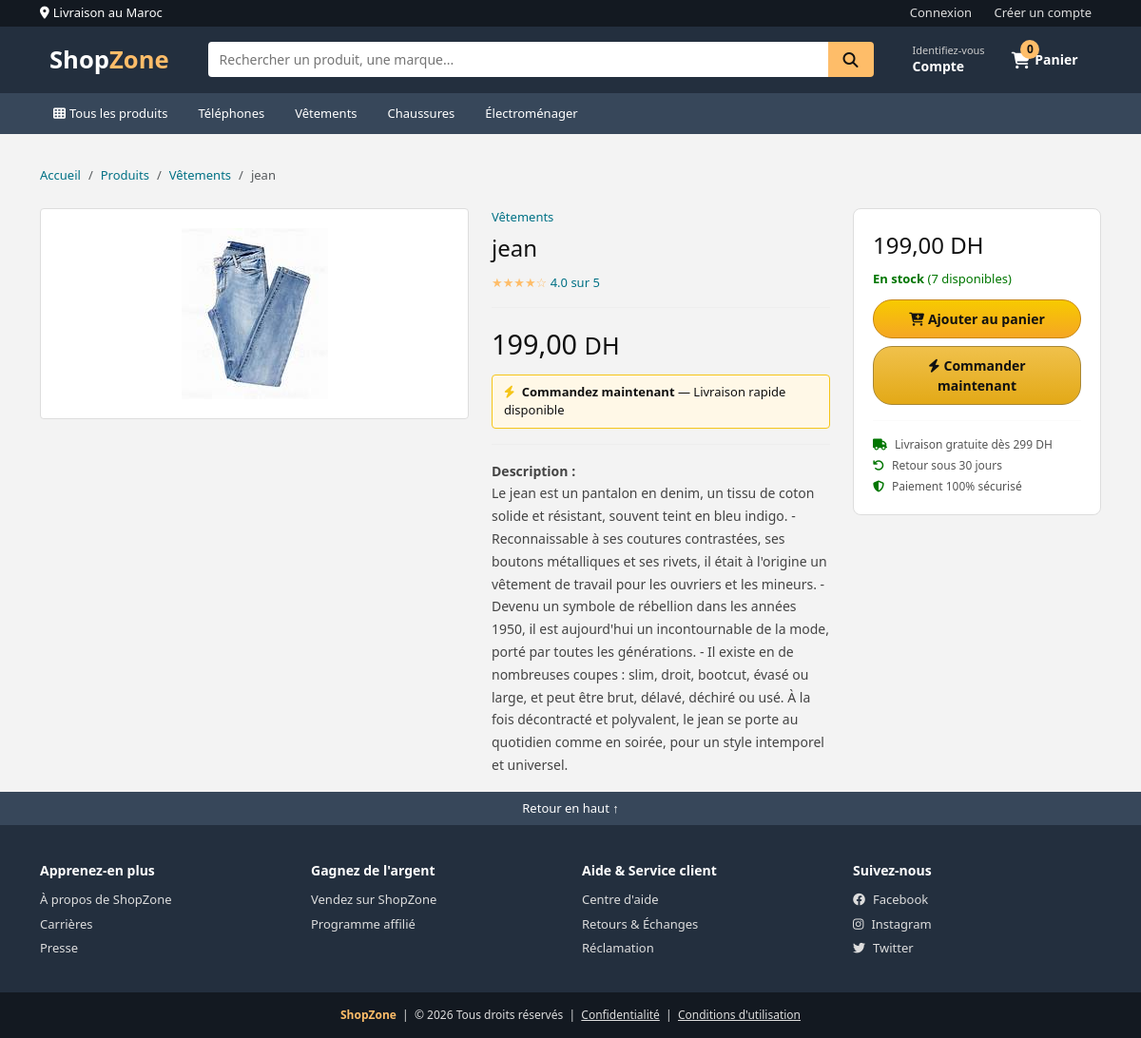
/produits/2/, run on the app's committed database.
### store/models.py (models this page shows, shortened)
class Produit(models.Model):
    nom = models.CharField(max_length=200)
    description = models.TextField()
    prix = models.DecimalField(max_digits=10, decimal_places=2)
    image = models.ImageField(upload_to='produits/', blank=True, null=True)
    categorie = models.ForeignKey(Categorie, on_delete=models.CASCADE)
    quantite_stock = models.IntegerField(default=0)
    date_ajout = models.DateTimeField(auto_now_add=True)

class Categorie(models.Model):
    nom = models.CharField(max_length=100)
    description = models.TextField(blank=True)
    class Meta:
        verbose_name_plural = "Catégories"

### store/views.py (the view)
# urls.py: path('produits/<int:id>/', views.detail_produit, name='detail_produit'),
def detail_produit(request, id):
    produit = get_object_or_404(Produit, id=id)
    produits_similaires = Produit.objects.filter(
        categorie=produit.categorie
    ).exclude(id=id)[:4]
    return render(request, 'store/detail_produit.html', {
        'produit': produit,
        'produits_similaires': produits_similaires,
    })

### ecommerce/__init__.py (called while the page is built)
def patched_copy(x):
    if isinstance(x, RenderContext):
        new_context = RenderContext()
        new_context.dicts = x.dicts[:]
        return new_context
    return original_copy(x)

### store/context_processors.py (called while the page is built)
def panier_count(request):
    count = 0
    if request.user.is_authenticated:
        try:
            count = Panier.objects.filter(utilisateur=request.user).count()
        except Exception:
            count = 0
    return {'panier_count': count}

### store/templates/store/detail_produit.html (shortened to what this page needs)
{% extends 'store/base.html' %}
{% block content %}
<div class="container py-3">
    <nav aria-label="breadcrumb">
        <ol class="breadcrumb">
            <li class="breadcrumb-item"><a href="{% url 'accueil' %}">Accueil</a></li>
            <li class="breadcrumb-item"><a href="{% url 'liste_produits' %}">Produits</a></li>
            <li class="breadcrumb-item"><a href="{% url 'liste_produits' %}?categorie={{ produit.categorie.id }}">{{ produit.categorie.nom }}</a></li>
            <li class="breadcrumb-item active">{{ produit.nom }}</li>
        </ol>
    </nav>
    <div class="row g-4">
        <div class="col-md-5">
            <div style="background:white;border:1px solid #ddd;border-radius:4px;padding:20px;text-align:center;">
                {% if produit.image %}
                <img src="{{ produit.image.url }}" style="max-width:100%;max-height:400px;object-fit:contain;" alt="{{ produit.nom }}">
                {% else %}
                <div style="height:350px;background:#f5f5f5;display:flex;align-items:center;justify-content:center;">
                    <i class="fa fa-image fa-5x" style="color:#ddd;"></i>
                </div>
                {% endif %}
            </div>
        </div>
        <div class="col-md-4">
            <div style="font-size:13px;color:#007185;margin-bottom:6px;">{{ produit.categorie.nom }}</div>
            <h1 style="font-size:1.5rem;font-weight:400;color:#111;margin-bottom:10px;line-height:1.4;">{{ produit.nom }}</h1>
            <div class="stars mb-1">★★★★☆ <span style="color:#007185;font-size:13px;">4.0 sur 5</span></div>
            <hr style="border-color:#ddd;">
            <div class="price" style="font-size:1.8rem;margin-bottom:10px;">{{ produit.prix }} <small>DH</small></div>
            <div style="background:#fff8e7;border:1px solid #f5c518;border-radius:4px;padding:8px 12px;font-size:13px;margin-bottom:15px;">
                <i class="fa fa-bolt me-1" style="color:#f5c518;"></i>
                <strong>Commandez maintenant</strong> — Livraison rapide disponible
            </div>
            <hr style="border-color:#ddd;">
            <div style="font-size:14px;color:#444;line-height:1.7;">
                <strong>Description :</strong><br>{{ produit.description }}
            </div>
        </div>
        <div class="col-md-3">
            <div style="background:white;border:1px solid #ddd;border-radius:8px;padding:20px;">
                <div class="price" style="font-size:1.5rem;margin-bottom:8px;">{{ produit.prix }} DH</div>
                <div style="font-size:13px;margin-bottom:12px;color:{% if produit.quantite_stock > 0 %}#007600{% else %}#c7511f{% endif %}">
                    {% if produit.quantite_stock > 0 %}
                    <strong>En stock</strong> ({{ produit.quantite_stock }} disponibles)
                    {% else %}
                    <strong>Rupture de stock</strong>
                    {% endif %}
                </div>
                {% if produit.quantite_stock > 0 %}
                <a href="{% url 'ajouter_panier' produit.id %}" class="btn-add-cart btn text-decoration-none mb-2 d-block text-center">
                    <i class="fa fa-cart-plus me-1"></i>Ajouter au panier
                </a>
                <a href="{% url 'ajouter_panier' produit.id %}?checkout=true" class="btn-amazon-primary btn text-decoration-none d-block text-center">
                    <i class="fa fa-bolt me-1"></i>Commander maintenant
                </a>
                {% endif %}
                <hr style="border-color:#eee;">
                <div style="font-size:12px;color:#555;">
                    <div class="mb-1"><i class="fa fa-truck me-2" style="color:#007600;"></i>Livraison gratuite dès 299 DH</div>
                    <div class="mb-1"><i class="fa fa-undo me-2" style="color:#007600;"></i>Retour sous 30 jours</div>
                    <div><i class="fa fa-shield-alt me-2" style="color:#007600;"></i>Paiement 100% sécurisé</div>
                </div>
            </div>
        </div>
    </div>
</div>
{% endblock %}

### store/templates/store/base.html (style rules this page uses)
* { margin: 0; padding: 0; box-sizing: border-box; }
body { font-family: 'Segoe UI', Arial, sans-serif; background: #f3f3f3; color: #111; }
.btn-amazon-primary { background: linear-gradient(to bottom, #f0c14b, #e3a917); border: 1px solid #a88734; color: #111; border-radius: 20px; padding: 9px 20px; font-size: 14px; font-weight: 600; }
.btn-add-cart { background: linear-gradient(to bottom, #f7ca00, #f5a623); border: 1px solid #c8860f; color: #111; border-radius: 20px; padding: 9px 20px; font-size: 14px; font-weight: 600; width: 100%; }
.breadcrumb { background: none; padding: 8px 0; font-size: 13px; }
.breadcrumb-item a { color: #007185; text-decoration: none; }
.stars { color: #febd69; font-size: 13px; }

### data on the page
Produit: categorie.nom "Vêtements", nom "jean", image (picture), prix "199,00", description "Le jean est un pantalon en denim, un tissu de coton solide et résistant, souvent teint en bleu indigo. - Reconnaissable à ses coutures contrastées, ses boutons métalliques et ses rivets, il était à l'origine un vêtement de travail pour les ouvriers et les mineurs. - Devenu un symbole de rébellion dans les années 1950, il est aujourd'hui un incontournable de la mode, porté par toutes les générations. - Il existe en de nombreuses coupes : slim, droit, bootcut, évasé ou large, et peut être brut, délavé, déchiré ou usé. À la fois décontracté et polyvalent, le jean se porte au quotidien comme en soirée, pour un style intemporel et universel.", quantite_stock "7"

### other printed values
{{ panier_count|default:0 }} "0"
